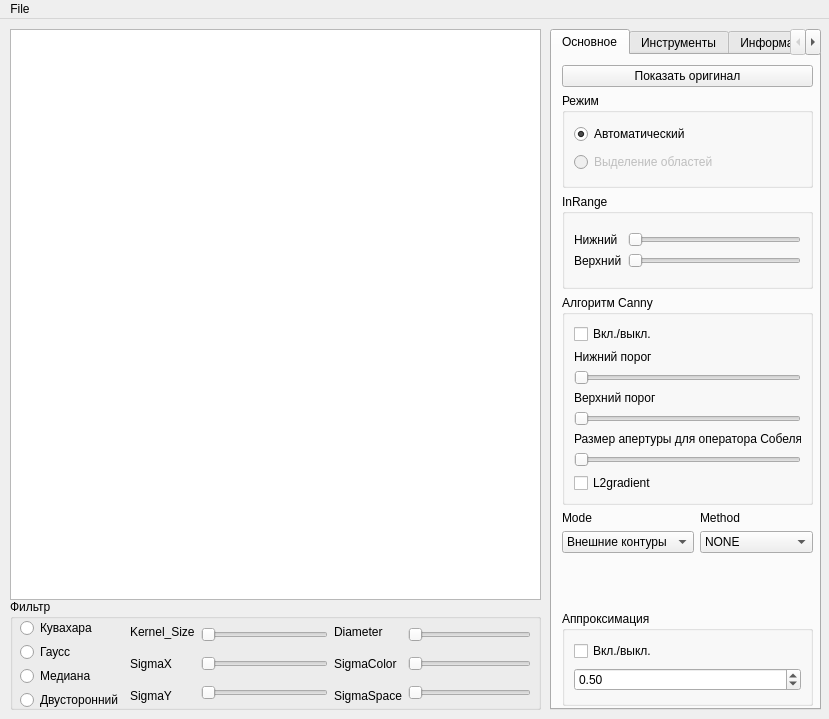
<?xml version="1.0" encoding="UTF-8"?>
<ui version="4.0">
 <class>MainWindow</class>
 <widget class="QMainWindow" name="MainWindow">
  <property name="geometry">
   <rect>
    <x>0</x>
    <y>0</y>
    <width>829</width>
    <height>719</height>
   </rect>
  </property>
  <property name="windowTitle">
   <string>Поиск контуров</string>
  </property>
  <widget class="QWidget" name="centralwidget">
   <widget class="QGraphicsView" name="graphicsView">
    <property name="geometry">
     <rect>
      <x>10</x>
      <y>10</y>
      <width>531</width>
      <height>571</height>
     </rect>
    </property>
   </widget>
   <widget class="QTabWidget" name="tabWidget">
    <property name="geometry">
     <rect>
      <x>550</x>
      <y>10</y>
      <width>271</width>
      <height>681</height>
     </rect>
    </property>
    <property name="currentIndex">
     <number>0</number>
    </property>
    <widget class="QWidget" name="tab">
     <attribute name="title">
      <string>Основное</string>
     </attribute>
     <widget class="QWidget" name="">
      <property name="geometry">
       <rect>
        <x>10</x>
        <y>10</y>
        <width>251</width>
        <height>641</height>
       </rect>
      </property>
      <layout class="QVBoxLayout" name="verticalLayout_2">
       <item>
        <widget class="QPushButton" name="pShowOriginal">
         <property name="text">
          <string>Показать оригинал</string>
         </property>
        </widget>
       </item>
       <item>
        <widget class="QGroupBox" name="groupBox_2">
         <property name="title">
          <string>Режим</string>
         </property>
         <layout class="QVBoxLayout" name="verticalLayout">
          <item>
           <widget class="QRadioButton" name="rAuto">
            <property name="text">
             <string>Автоматический</string>
            </property>
            <property name="checked">
             <bool>true</bool>
            </property>
           </widget>
          </item>
          <item>
           <widget class="QRadioButton" name="rManual">
            <property name="enabled">
             <bool>false</bool>
            </property>
            <property name="text">
             <string>Выделение областей</string>
            </property>
           </widget>
          </item>
         </layout>
        </widget>
       </item>
       <item>
        <widget class="QGroupBox" name="groupBox_3">
         <property name="title">
          <string>InRange</string>
         </property>
         <layout class="QVBoxLayout" name="verticalLayout_9">
          <item>
           <layout class="QHBoxLayout" name="horizontalLayout">
            <item>
             <layout class="QVBoxLayout" name="verticalLayout_5">
              <item>
               <widget class="QLabel" name="label">
                <property name="text">
                 <string>Нижний</string>
                </property>
               </widget>
              </item>
              <item>
               <widget class="QLabel" name="label_2">
                <property name="text">
                 <string>Верхний</string>
                </property>
               </widget>
              </item>
             </layout>
            </item>
            <item>
             <layout class="QVBoxLayout" name="verticalLayout_3">
              <item>
               <widget class="QSlider" name="horizontalSlider">
                <property name="orientation">
                 <enum>Qt::Horizontal</enum>
                </property>
               </widget>
              </item>
              <item>
               <widget class="QSlider" name="horizontalSlider_2">
                <property name="orientation">
                 <enum>Qt::Horizontal</enum>
                </property>
               </widget>
              </item>
             </layout>
            </item>
           </layout>
          </item>
         </layout>
        </widget>
       </item>
       <item>
        <widget class="QGroupBox" name="groupBox_4">
         <property name="title">
          <string>Алгоритм Canny</string>
         </property>
         <layout class="QVBoxLayout" name="verticalLayout_4">
          <item>
           <widget class="QCheckBox" name="chCanny">
            <property name="text">
             <string>Вкл./выкл.</string>
            </property>
           </widget>
          </item>
          <item>
           <layout class="QVBoxLayout" name="verticalLayout_6">
            <item>
             <widget class="QLabel" name="label_5">
              <property name="text">
               <string>Нижний порог</string>
              </property>
             </widget>
            </item>
            <item>
             <widget class="QSlider" name="horizontalSlider_3">
              <property name="orientation">
               <enum>Qt::Horizontal</enum>
              </property>
             </widget>
            </item>
           </layout>
          </item>
          <item>
           <layout class="QVBoxLayout" name="verticalLayout_7">
            <item>
             <widget class="QLabel" name="label_6">
              <property name="text">
               <string>Верхний порог</string>
              </property>
             </widget>
            </item>
            <item>
             <widget class="QSlider" name="horizontalSlider_4">
              <property name="orientation">
               <enum>Qt::Horizontal</enum>
              </property>
             </widget>
            </item>
           </layout>
          </item>
          <item>
           <layout class="QVBoxLayout" name="verticalLayout_8">
            <item>
             <widget class="QLabel" name="label_7">
              <property name="text">
               <string>Размер апертуры для оператора Собеля</string>
              </property>
             </widget>
            </item>
            <item>
             <widget class="QSlider" name="horizontalSlider_5">
              <property name="orientation">
               <enum>Qt::Horizontal</enum>
              </property>
             </widget>
            </item>
           </layout>
          </item>
          <item>
           <widget class="QCheckBox" name="chL2Gradient">
            <property name="text">
             <string>L2gradient</string>
            </property>
           </widget>
          </item>
         </layout>
        </widget>
       </item>
       <item>
        <layout class="QFormLayout" name="formLayout">
         <property name="fieldGrowthPolicy">
          <enum>QFormLayout::AllNonFixedFieldsGrow</enum>
         </property>
         <item row="0" column="0">
          <widget class="QLabel" name="label_4">
           <property name="text">
            <string>Mode</string>
           </property>
          </widget>
         </item>
         <item row="0" column="1">
          <widget class="QLabel" name="label_3">
           <property name="text">
            <string>Method</string>
           </property>
          </widget>
         </item>
         <item row="1" column="0">
          <widget class="QComboBox" name="comboBox">
           <property name="editable">
            <bool>false</bool>
           </property>
           <property name="duplicatesEnabled">
            <bool>false</bool>
           </property>
           <item>
            <property name="text">
             <string>Внешние контуры</string>
            </property>
           </item>
           <item>
            <property name="text">
             <string>Все контуры</string>
            </property>
           </item>
           <item>
            <property name="text">
             <string>CCOMP</string>
            </property>
           </item>
           <item>
            <property name="text">
             <string>TREE </string>
            </property>
           </item>
          </widget>
         </item>
         <item row="1" column="1">
          <widget class="QComboBox" name="comboBox_2">
           <property name="editable">
            <bool>false</bool>
           </property>
           <item>
            <property name="text">
             <string>NONE</string>
            </property>
           </item>
           <item>
            <property name="text">
             <string>SIMPLE</string>
            </property>
           </item>
           <item>
            <property name="text">
             <string>L1</string>
            </property>
           </item>
           <item>
            <property name="text">
             <string>KCOS</string>
            </property>
           </item>
          </widget>
         </item>
        </layout>
       </item>
       <item>
        <widget class="QGroupBox" name="groupBox_5">
         <property name="title">
          <string>Аппроксимация</string>
         </property>
         <layout class="QVBoxLayout" name="verticalLayout_10">
          <item>
           <widget class="QCheckBox" name="checkBox">
            <property name="text">
             <string>Вкл./выкл.</string>
            </property>
           </widget>
          </item>
          <item>
           <widget class="QDoubleSpinBox" name="doubleSpinBox">
            <property name="value">
             <double>0.500000000000000</double>
            </property>
           </widget>
          </item>
         </layout>
        </widget>
       </item>
      </layout>
     </widget>
    </widget>
    <widget class="QWidget" name="tab_2">
     <attribute name="title">
      <string>Инструменты</string>
     </attribute>
    </widget>
    <widget class="QWidget" name="tab_3">
     <attribute name="title">
      <string>Информация</string>
     </attribute>
    </widget>
   </widget>
   <widget class="QGroupBox" name="groupBox">
    <property name="geometry">
     <rect>
      <x>10</x>
      <y>580</y>
      <width>531</width>
      <height>111</height>
     </rect>
    </property>
    <property name="title">
     <string>Фильтр</string>
    </property>
    <widget class="QWidget" name="">
     <property name="geometry">
      <rect>
       <x>10</x>
       <y>20</y>
       <width>511</width>
       <height>90</height>
      </rect>
     </property>
     <layout class="QHBoxLayout" name="horizontalLayout_5">
      <item>
       <layout class="QVBoxLayout" name="verticalLayout_11">
        <item>
         <widget class="QRadioButton" name="radioButton">
          <property name="text">
           <string>Кувахара</string>
          </property>
         </widget>
        </item>
        <item>
         <widget class="QRadioButton" name="radioButton_2">
          <property name="text">
           <string>Гаусс</string>
          </property>
         </widget>
        </item>
        <item>
         <widget class="QRadioButton" name="radioButton_3">
          <property name="text">
           <string>Медиана</string>
          </property>
         </widget>
        </item>
        <item>
         <widget class="QRadioButton" name="radioButton_4">
          <property name="text">
           <string>Двусторонний</string>
          </property>
         </widget>
        </item>
       </layout>
      </item>
      <item>
       <layout class="QHBoxLayout" name="horizontalLayout_4">
        <item>
         <layout class="QHBoxLayout" name="horizontalLayout_3">
          <item>
           <layout class="QVBoxLayout" name="verticalLayout_15">
            <item>
             <widget class="QLabel" name="label_8">
              <property name="text">
               <string>Kernel_Size</string>
              </property>
             </widget>
            </item>
            <item>
             <widget class="QLabel" name="label_9">
              <property name="text">
               <string>SigmaX</string>
              </property>
             </widget>
            </item>
            <item>
             <widget class="QLabel" name="label_10">
              <property name="text">
               <string>SigmaY</string>
              </property>
             </widget>
            </item>
           </layout>
          </item>
          <item>
           <layout class="QVBoxLayout" name="verticalLayout_14">
            <item>
             <widget class="QSlider" name="horizontalSlider_6">
              <property name="orientation">
               <enum>Qt::Horizontal</enum>
              </property>
             </widget>
            </item>
            <item>
             <widget class="QSlider" name="horizontalSlider_7">
              <property name="orientation">
               <enum>Qt::Horizontal</enum>
              </property>
             </widget>
            </item>
            <item>
             <widget class="QSlider" name="horizontalSlider_8">
              <property name="orientation">
               <enum>Qt::Horizontal</enum>
              </property>
             </widget>
            </item>
           </layout>
          </item>
         </layout>
        </item>
        <item>
         <layout class="QHBoxLayout" name="horizontalLayout_2">
          <item>
           <layout class="QVBoxLayout" name="verticalLayout_13">
            <item>
             <widget class="QLabel" name="label_11">
              <property name="text">
               <string>Diameter</string>
              </property>
             </widget>
            </item>
            <item>
             <widget class="QLabel" name="label_12">
              <property name="text">
               <string>SigmaColor</string>
              </property>
             </widget>
            </item>
            <item>
             <widget class="QLabel" name="label_13">
              <property name="text">
               <string>SigmaSpace</string>
              </property>
             </widget>
            </item>
           </layout>
          </item>
          <item>
           <layout class="QVBoxLayout" name="verticalLayout_12">
            <item>
             <widget class="QSlider" name="horizontalSlider_9">
              <property name="orientation">
               <enum>Qt::Horizontal</enum>
              </property>
             </widget>
            </item>
            <item>
             <widget class="QSlider" name="horizontalSlider_10">
              <property name="orientation">
               <enum>Qt::Horizontal</enum>
              </property>
             </widget>
            </item>
            <item>
             <widget class="QSlider" name="horizontalSlider_11">
              <property name="orientation">
               <enum>Qt::Horizontal</enum>
              </property>
             </widget>
            </item>
           </layout>
          </item>
         </layout>
        </item>
       </layout>
      </item>
     </layout>
    </widget>
   </widget>
  </widget>
  <widget class="QMenuBar" name="menuBar">
   <property name="geometry">
    <rect>
     <x>0</x>
     <y>0</y>
     <width>829</width>
     <height>21</height>
    </rect>
   </property>
   <widget class="QMenu" name="menuFile">
    <property name="title">
     <string>File</string>
    </property>
    <addaction name="actionOpen"/>
    <addaction name="actionSave"/>
   </widget>
   <addaction name="menuFile"/>
  </widget>
  <action name="action">
   <property name="text">
    <string>Open</string>
   </property>
  </action>
  <action name="action_2">
   <property name="text">
    <string>Save contours</string>
   </property>
  </action>
  <action name="actionOpen">
   <property name="text">
    <string>Open</string>
   </property>
  </action>
  <action name="actionSave">
   <property name="text">
    <string>Save</string>
   </property>
  </action>
 </widget>
 <resources/>
 <connections/>
</ui>
